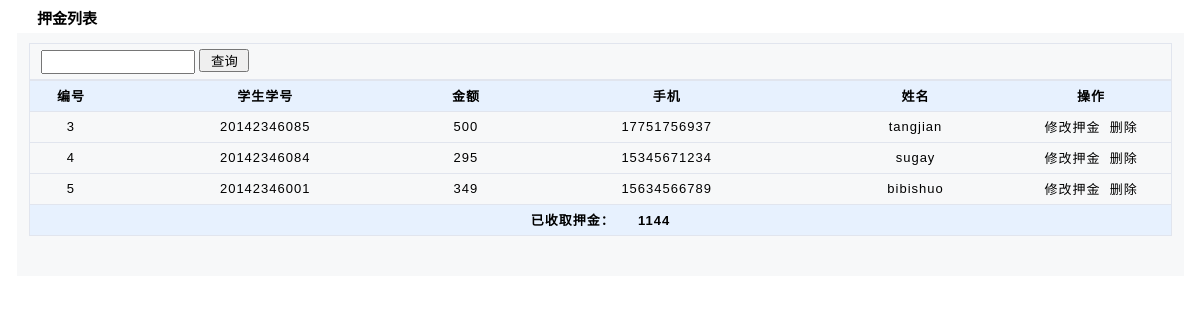
The page /admin/yajin_list.php (signed in) on the database its author committed.
### tables this page shows
CREATE TABLE `user` (
  `id` smallint(5) unsigned NOT NULL AUTO_INCREMENT,
  `studentid` varchar(64) NOT NULL COMMENT '学号',
  `stuname` varchar(50) NOT NULL COMMENT '姓名',
  `password` char(32) NOT NULL COMMENT '密码',
  `banji` varchar(50) DEFAULT NULL COMMENT '班级',
  `addtime` timestamp NULL DEFAULT CURRENT_TIMESTAMP COMMENT '注册时间',
  `img` varchar(255) DEFAULT NULL COMMENT '头像',
  `sex` varchar(255) DEFAULT NULL COMMENT '性别',
  `status` int(2) NOT NULL DEFAULT '0' COMMENT '状态',
  `tel` varchar(50) DEFAULT NULL COMMENT '电话',
  PRIMARY KEY (`id`),
  UNIQUE KEY `account` (`studentid`)
);

### common/func_db.php (called while the page is built, shortened)
<?php
	function db_get_row($sql) {
		$result=db_query($sql);
		$rs = mysql_fetch_array($result);
		return $rs;
	}
	function db_get_all($sql) {
		$result=db_query($sql);
		$rs = array();
		while( $row = mysql_fetch_array($result)){
			$rs[] = $row;
		}
		return $rs;
	}
	function db_get_page($sql,$page,$page_size) {
		$page = $page*1?$page:1;
		$num_sql = "select count(1) as num from (".$sql.") t";
		$rsNum = db_get_row($num_sql);
		$total = $rsNum["num"];
		$start = ($page-1)*$page_size;
		$rs_sql = "select * from (".$sql.") t limit $start,$page_size";
		$rsData = db_get_all($rs_sql);
		$pageA = array();
		$pageA["page"] = $page;
		$pageA["page_size"] = $page_size;
		$pageA["total"] = $total;
		$pageA["data"] = $rsData;
		return $pageA;
	}
	function db_query($sql,$dbconn='')
	{
		Return mysql_query($sql);
	}
?>

### admin/yajin_list.php (the view, shortened to what this page needs)
<?php
	$page = $_REQUEST["page"]?$_REQUEST["page"]:1;
	$where_sql = " 1=1 ";
	$list = db_get_page("select * from yajin where $where_sql order by id desc", $page,10);
	$Page = new PageWeb($list["total"],$list["page_size"], "", $page);
	$page_show = $Page->show();
?>
<?php include_once("base.php");?>
<body>
<table width="100%" border="0" cellpadding="0" cellspacing="0">
	<tr>
		<td width="17" rowspan="2" valign="top" bgcolor="#FFFFFF"></td>
		<td valign="top">
			<table width="100%" height="31" border="0" cellpadding="0" cellspacing="0">
				<tr bgcolor="#FFFFFF"><td height="31"><div class="title">押金列表</div></td></tr>
			</table>
		</td>
		<td width="16" rowspan="2" bgcolor="#FFFFFF"></td>
	</tr>
	<tr>
	<td valign="top" bgcolor="#F7F8F9">
		<table width="100%" border="0" align="center" cellpadding="0" cellspacing="0">
			<tr><td colspan="4" height="10"></td></tr>
            <tr><td width="1%">&nbsp;</td><td width="96%">
            <table width="100%" class="cont">
			<tr>
            <td width="1%"></td>
            <td>
            <form id="pagerForm" action="?" method="post">
            <input type="text" name="studentid" class="text" value="<?php echo $_REQUEST["studentid"]; ?>"/>
				<button type="submit"  id="chaxun" class="btn">查询</button>
			</form></td></tr></table>
            </td><td width="1%">&nbsp;</td></tr>
			<tr>
				<td width="1%">&nbsp;</td>
				<td width="96%">
					<table width="100%">
						<td colspan="2">
							<table width="100%"  class="cont tr_color" id="info">
								<tr>
									<th width="82" onclick="sortTable(0)">编号</th>
								  <th onclick="sortTable(1)">学生学号</th>
								  <th onclick="sortTable(2)">金额</th>
								  <th onclick="sortTable(3)">手机</th>
								  <th onclick="sortTable(4)">姓名</th>
								  <th width="160">操作</th>
							  </tr>
                                <?php
									$sum=0;
									foreach($list["data"] as $row) {
									$user = db_get_row("select * from user where id=". $row["userid"]);
								?>
								<tr align="center" class="d">
								  <td><?php echo $row['id'];?></td>
									<td align="center"><?php echo $row['studentid'];?></td>
									<td align="center"><?php echo $row['price'];?></td>
									<td align="center"><?php echo $user['tel'];?></td>
									<td align="center"><?php echo $user['stuname'];?></td>
									<td><a href="yajin_edit.php?id=<?php echo $row['id'];?>">修改押金</a>&nbsp;&nbsp;<a href="del.php?id=<?php echo $row['id'];?>&del=yajin" onclick='return confirm("真的要删除?不可恢复!");'>删除</a></td>
								</tr>
                                <?php
								$sum=$sum+$row['price'];
								} ?>
								<tr>
								<th colspan="6">已收取押金：&nbsp;&nbsp;&nbsp;&nbsp;&nbsp;<?php echo $sum;?></th>
								</tr>
							</table>
						</td>
					</tr>
					</table>
					<table width="100%" border="0" align="center" cellpadding="3" cellspacing="1">
                        <tr>
                          <td align="center"><?php echo $page_show;?></td>
                        </tr>
                      </table>
					</td>
					<td width="1%">&nbsp;</td>
				</tr>
				<tr><td height="20"></td></tr>
			</table>
</body>
</html>

### admin/base.php (shortened to what this page needs)
<!DOCTYPE html PUBLIC "-//W3C//DTD XHTML 1.0 Frameset//EN" "http://www.w3.org/TR/xhtml1/DTD/xhtml1-frameset.dtd">
<html xmlns="http://www.w3.org/1999/xhtml" lang="zh-CN">
<head>
<link rel="stylesheet" type="text/css" href="style/skin.css" />
</head>

### admin/style/skin.css (style rules this page uses)
* { margin:0; padding:0;font-family:Arial,"Arial Black","微软雅黑","宋体"; }
a { text-decoration:none; color:#000; }
table { border-collapse:collapse; }
table.cont { font-size:13px;letter-spacing:1px;border:1px solid #E1E5EE; }
table.cont tr td { height:20px;padding:5px 0;border-bottom:1px solid #E1E5EE; }
table.cont tr th { height:20px;padding:5px 0;border-bottom:1px solid #E1E5EE;background-color:#E7F1FE; }
table.cont input.text { height:20px;width:150px; }
table.cont .btn { width:50px; }
body { font-size:12px;color:#000;background-color:#ffffff; }
.title { margin:0 5px;width:125px; font-size:15px;line-height:28px;font-weight:bold;display:block;text-indent:15px;padding-top:5px;float:left; }

### rows shown on the page
user: tel "17751756937", stuname "tangjian"
user: tel "15345671234", stuname "sugay"
user: tel "15634566789", stuname "bibishuo"

### other values the page prints
$row['id'] "3"
$row['studentid'] "20142346085"
$row['price'] "500"
$row['id'] "4"
$row['studentid'] "20142346084"
$row['price'] "295"
$row['id'] "5"
$row['studentid'] "20142346001"
$row['price'] "349"
$sum "1144"
